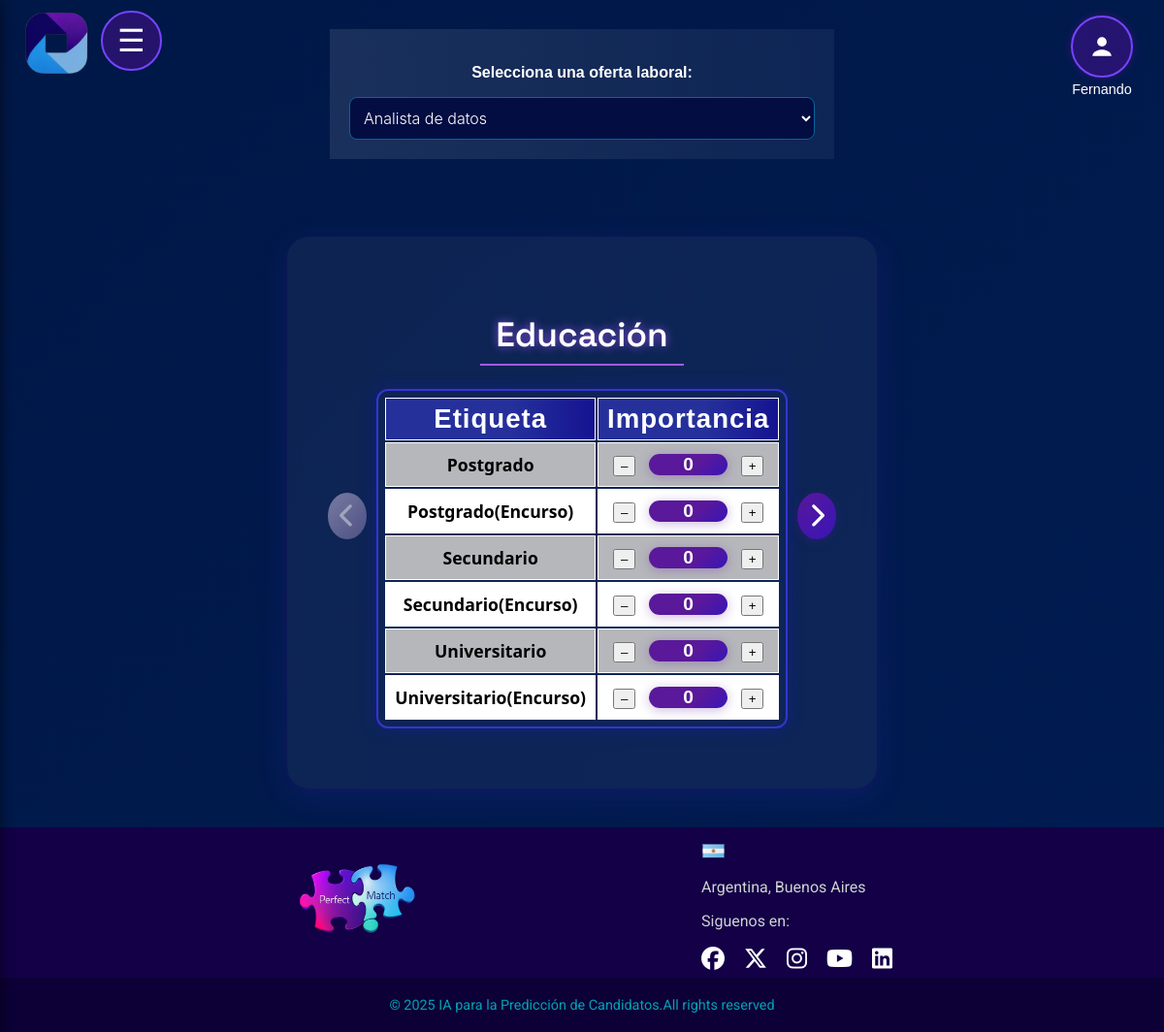
/etiquetas (signed in), run on the app's committed database.
### app.py (models this page shows)
class OfertaLaboral(db.Model):
    __tablename__ = "oferta_laboral"
    idOfer = db.Column(db.Integer, primary_key=True, autoincrement=True)
    nombre = db.Column(db.String(200), nullable=False, unique=True)
    fecha_cierre = db.Column(db.DateTime, nullable=False)
    max_candidatos = db.Column(db.Integer, nullable=False)
    cant_candidatos = db.Column(db.Integer, nullable=False, default=0)
    remuneracion = db.Column(db.String(50), nullable=False)
    beneficio = db.Column(db.String(200), nullable=True)
    descripcion = db.Column(db.String(200), nullable=True)
    estado = db.Column(db.String(50), nullable=False, default="Activa")
    modalidad = db.Column(db.String(20), nullable=False)
    usuario_responsable = db.Column(db.String(100), nullable=False)
    postulaciones = db.relationship("Postulacion", back_populates="oferta", cascade="all, delete-orphan", lazy=True)
    educaciones = db.relationship("OfertaEducacion", back_populates="oferta", lazy=True)
    tecnologias = db.relationship("OfertaTecnologia", back_populates="oferta", lazy=True)
    tecnologias2 = db.relationship("OfertaTecnologia2", back_populates="oferta", lazy=True)
    habilidades = db.relationship("OfertaHabilidad", back_populates="oferta", lazy=True)
    habilidades2 = db.relationship("OfertaHabilidad2", back_populates="oferta", lazy=True)

class OfertaEducacion(db.Model):
    __tablename__ = 'oferta_educacion'
    id = db.Column(db.Integer, primary_key=True, autoincrement=True)
    idOfer = db.Column(db.Integer, db.ForeignKey('oferta_laboral.idOfer'))
    idEdu = db.Column(db.Integer, db.ForeignKey('educacion.idedu'))
    importancia = db.Column(db.Integer, nullable=False)
    oferta = db.relationship('OfertaLaboral', back_populates='educaciones')
    educacion = db.relationship('Educacion')

class Educacion(db.Model):
    __tablename__ = 'educacion'
    idedu = db.Column(db.Integer, primary_key=True)
    nombre = db.Column(db.String(100), nullable=False, unique=True)

### app.py (the view)
@app.route("/etiquetas", methods=["GET", "POST"])
@login_required(roles=["Admin_RRHH", "Supervisor"])
def mostrar_etiquetas(idOfer=None):
    ofertas = OfertaLaboral.query.all()
    ofertas_activas = OfertaLaboral.query.filter_by(estado="Activa").all()
    if not idOfer:
        idOfer = request.form.get("idOfer") if request.method == "POST" else request.args.get("idOfer")
        if not idOfer and ofertas:
            idOfer = ofertas[0].idOfer
    educaciones, tecnologias, habilidades, tecnologias2, habilidades2 = [], [], [], [], []
    if idOfer:
        oferta = OfertaLaboral.query.get(idOfer)
        educaciones = OfertaEducacion.query.filter_by(idOfer=idOfer).all()
        tecnologias = OfertaTecnologia.query.filter_by(idOfer=idOfer).all()
        habilidades = OfertaHabilidad.query.filter_by(idOfer=idOfer).all()
        tecnologias2 = OfertaTecnologia2.query.filter_by(idOfer=idOfer).all()
        habilidades2 = OfertaHabilidad2.query.filter_by(idOfer=idOfer).all()
        df_edu = pd.DataFrame([{"Nombre": e.educacion.nombre, "Valor": e.importancia} for e in educaciones]) if educaciones else pd.DataFrame()
        df_tec = pd.DataFrame([{"Nombre": t.tecnologia.nombre, "Valor": t.importancia} for t in tecnologias]) if tecnologias else pd.DataFrame()
        df_hab = pd.DataFrame([{"Nombre": h.habilidad.nombre, "Valor": h.importancia} for h in habilidades]) if habilidades else pd.DataFrame()
        df_tec2 = pd.DataFrame([{"Nombre": t2.tecnologia2.nombre, "Valor": t2.importancia} for t2 in tecnologias2]) if tecnologias2 else pd.DataFrame()
        df_hab2 = pd.DataFrame([{"Nombre": h2.habilidad2.nombre, "Valor": h2.importancia} for h2 in habilidades2]) if habilidades2 else pd.DataFrame()
        tabla_edu = df_edu.to_html(classes="table table-bordered", index=False) if not df_edu.empty else "<p>No hay etiquetas de educación</p>"
        tabla_tec = df_tec.to_html(classes="table table-bordered", index=False) if not df_tec.empty else "<p>No hay etiquetas de tecnología</p>"
        tabla_tec2 = df_tec2.to_html(classes="table table-bordered", index=False) if not df_tec2.empty else "<p>No hay etiquetas de tecnología secundaria</p>"
        tabla_hab = df_hab.to_html(classes="table table-bordered", index=False) if not df_hab.empty else "<p>No hay etiquetas de habilidades</p>"
        tabla_hab2 = df_hab2.to_html(classes="table table-bordered", index=False) if not df_hab2.empty else "<p>No hay etiquetas de habilidades secundarias</p>"
    else:
        oferta, tabla_edu, tabla_tec, tabla_tec2, tabla_hab, tabla_hab2 = None, "", "", "", "", ""
    return render_template("etiquetas.html",
                           ofertas=ofertas,
                           ofertas_activas=ofertas_activas,
                           oferta=oferta,
                           idOfer=idOfer,
                           tabla_edu=tabla_edu,
                           tabla_tec=tabla_tec,
                           tabla_hab=tabla_hab,
                           tabla_tec2=tabla_tec2,
                           tabla_hab2=tabla_hab2,
                           educaciones=educaciones,
                           tecnologias=tecnologias,
                           habilidades=habilidades,
                           tecnologias2=tecnologias2,
                           habilidades2=habilidades2)

### app.py (called while the page is built)
def login_required(roles=None):
    def decorator(f):
        @wraps(f)
        def wrapped(*args, **kwargs):
            if 'username' not in session:
                return redirect(url_for('login'))
            if roles and session.get('type') not in roles:
                return "Acceso no autorizado"
            return f(*args, **kwargs)
        return wrapped
    return decorator

### templates/etiquetas.html (shortened to what this page needs)
<!DOCTYPE html>
<html lang="es">
<head>
  <link rel="stylesheet" href="https://cdnjs.cloudflare.com/ajax/libs/font-awesome/6.5.0/css/all.min.css">
  <link rel="stylesheet" href="{{ url_for('static', filename='css/header_general.css') }}">
  <link rel="stylesheet" href="{{ url_for('static', filename='css/menu.css') }}">
  <link rel="stylesheet" href="{{ url_for('static', filename='css/footer.css') }}">
  <link rel="stylesheet" href="{{ url_for('static', filename='etiquetas.css') }}">
  <link rel="stylesheet" href="{{ url_for('static', filename='css/fragments/box-background.css') }}">
</head>
<body class="container mt-4">
  {% include "layout/header_general.html" %}
  {% include "layout/menu.html" %}
  <main>
    <form method="GET" action="{{ url_for('mostrar_etiquetas') }}">
      <label for="idOfer">Selecciona una oferta laboral:</label>
      <select name="idOfer" onchange="this.form.submit()">
        {% for ofer in ofertas %}
        <option value="{{ ofer.idOfer }}" {% if ofer.idOfer|string==idOfer|string %}selected{% endif %}>
          {{ ofer.nombre }}
        </option>
        {% endfor %}
      </select>
    </form>
    {% if oferta %}
    <div class="carousel-container active">
      <div class="box-background-child">
      <button class="carousel-arrow left" id="prevChart"><i class="fa fa-chevron-left"></i></button>
      <div class="carousel-wrapper">
        <div class="carousel-chart active">
          <h3 class="titulo-centrado">Educación</h3>
          <table class="table table-bordered">
            <thead>
              <tr>
                <th>Etiqueta</th>
                <th>Importancia</th>
              </tr>
            </thead>
            <tbody>
              {% for edu in educaciones %}
              <tr>
                <td>{{ edu.educacion.nombre }}</td>
                <td>
                  {% if oferta.idOfer in ofertas_activas|map(attribute='idOfer') %}
                  <div class="input-num-custom">
                    <button type="button" class="btn-num menos" tabindex="-1">–</button>
                    <input type="number" min="0" max="3" value="{{ edu.importancia }}" class="input-importancia"
                      data-id="{{ edu.id }}" data-tipo="educacion">
                    <button type="button" class="btn-num mas" tabindex="-1">+</button>
                  </div>
                  {% else %}
                  {{ edu.importancia }}
                  {% endif %}
                </td>
              </tr>
              {% endfor %}
            </tbody>
          </table>
        </div>
      </div>
      <button class="carousel-arrow right" id="nextChart"><i class="fa fa-chevron-right"></i></button>
    </div>
    </div>
    {% else %}
    <p>No hay ofertas laborales disponibles.</p>
    {% endif %}
  </main>
  {% include "layout/footer.html" %}
</body>
</html>

### templates/layout/header_general.html (shortened to what this page needs)
<header>
    <div>
        <img class="logo" src="{{ url_for('static', filename='images/logoApptitudAI.png') }}" alt="Logo de ApptitudAI">
    </div>
    <div class="user-menu-wrapper">
        <label for="user-toggle" class="user-main">
            <div class="user-button">
                <svg viewBox="0 0 16 16" xmlns="http://www.w3.org/2000/svg" width="26" height="26">
                    <circle cx="8" cy="5" r="3" fill="#ffffff" />
                    <path d="M2 14c0-3 4-4 6-4s6 1 6 4" fill="#ffffff" />
                </svg>
            </div>
            <div class="user-name">
                <p style="color: white; margin: 4px 0 0 0; font-size: 0.9rem;">{{ session.get('username') }}</p>
            </div>
        </label>
    </div>
</header>

### static/css/header_general.css (style rules this page uses)
header { display: flex; flex-wrap: nowrap; align-items: center; justify-content: space-between; width: 100%; box-sizing: border-box; top: 0; z-index: 10; position: absolute; padding: 10px 20px; background-color: transparent; }
.logo { margin-left: 5px; max-height: 70px; max-width: 100%; }
.user-menu-wrapper { top: 1rem; right: 2rem; position: fixed; }
.user-main { cursor: pointer; }
.user-button { background-color: rgba(183, 0, 255, 0.2); border: 2px solid #7644ff; box-shadow: 0 0 8px rgba(161, 0, 201, 0.3); border-radius: 50%; width: 60px; height: 60px; display: flex; align-items: center; justify-content: center; transition: background-color 0.3s; }

### static/css/menu.css (style rules this page uses)
.user-name { text-align: center; }

### static/css/fragments/box-background.css (style rules this page uses)
.box-background-child { display: flex; align-items: center; position: relative; max-width: 1200px; margin: 0 auto 2.5rem auto; padding: 38px 32px 32px 32px; background: rgba(255, 255, 255, 0.05); border-radius: 22px; box-shadow: 0 8px 32px 0 rgba(80, 61, 255, 0.13), 0 1.5px 8px 0 #39006144; z-index: 2; backdrop-filter: blur(6px); overflow: visible; width: 100%; height: 100%; }

### templates/etiquetas.html (style rules this page uses)
.carousel-chart { display: none; }
.carousel-chart.active { display: block; }

### data on the page
OfertaLaboral: get "Fernando"
OfertaEducacion: educacion.nombre "Postgrado", importancia "0"
OfertaEducacion: educacion.nombre "Postgrado(Encurso)", importancia "0"
OfertaEducacion: educacion.nombre "Secundario", importancia "0"
OfertaEducacion: educacion.nombre "Secundario(Encurso)", importancia "0"
OfertaEducacion: educacion.nombre "Universitario", importancia "0"
OfertaEducacion: educacion.nombre "Universitario(Encurso)", importancia "0"

### other printed values
form field idOfer "Analista de datos"
